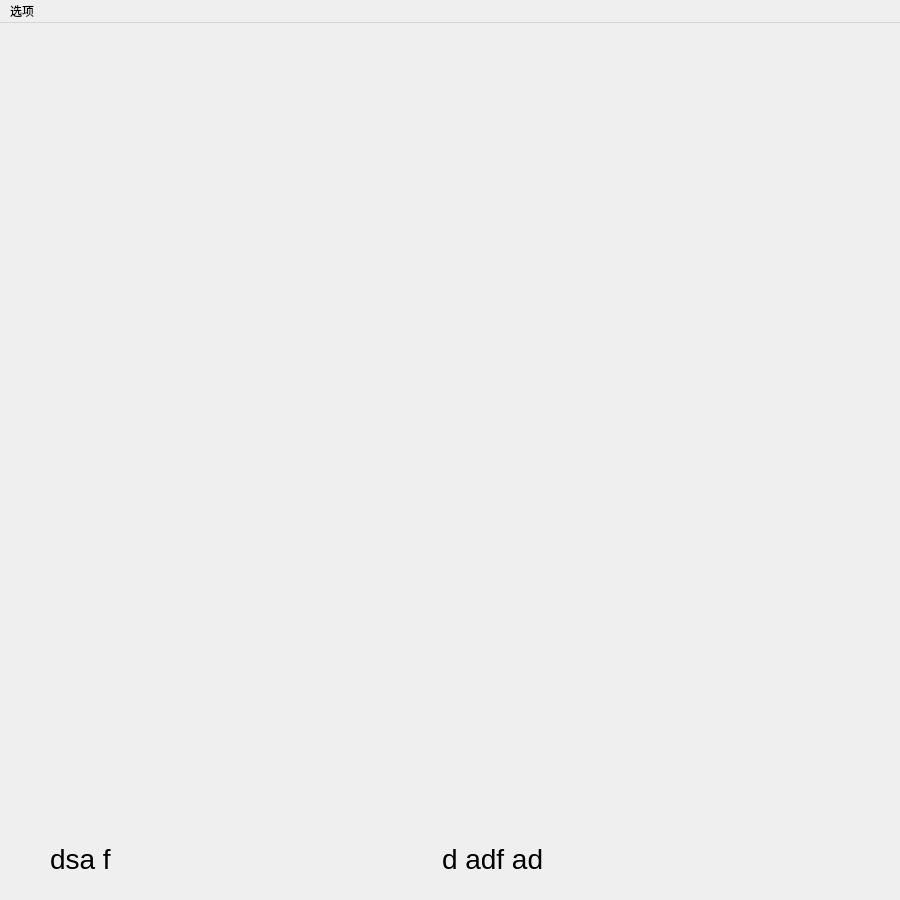
<?xml version="1.0" encoding="UTF-8"?>
<ui version="4.0">
 <class>Tetris</class>
 <widget class="QMainWindow" name="Tetris">
  <property name="geometry">
   <rect>
    <x>0</x>
    <y>0</y>
    <width>900</width>
    <height>900</height>
   </rect>
  </property>
  <property name="windowTitle">
   <string>Tetris</string>
  </property>
  <widget class="QWidget" name="centralwidget">
   <widget class="QWidget" name="layoutWidget">
    <property name="geometry">
     <rect>
      <x>50</x>
      <y>800</y>
      <width>501</width>
      <height>71</height>
     </rect>
    </property>
    <layout class="QHBoxLayout" name="horizontalLayout">
     <item>
      <widget class="QLabel" name="label">
       <property name="font">
        <font>
         <pointsize>21</pointsize>
        </font>
       </property>
       <property name="lineWidth">
        <number>9</number>
       </property>
       <property name="midLineWidth">
        <number>5</number>
       </property>
       <property name="text">
        <string>dsa f </string>
       </property>
      </widget>
     </item>
     <item>
      <spacer name="horizontalSpacer">
       <property name="orientation">
        <enum>Qt::Horizontal</enum>
       </property>
       <property name="sizeHint" stdset="0">
        <size>
         <width>40</width>
         <height>20</height>
        </size>
       </property>
      </spacer>
     </item>
     <item>
      <widget class="QLabel" name="label_2">
       <property name="font">
        <font>
         <pointsize>21</pointsize>
        </font>
       </property>
       <property name="text">
        <string>d adf ad </string>
       </property>
      </widget>
     </item>
    </layout>
   </widget>
  </widget>
  <widget class="QMenuBar" name="menuBar">
   <property name="geometry">
    <rect>
     <x>0</x>
     <y>0</y>
     <width>900</width>
     <height>23</height>
    </rect>
   </property>
   <widget class="QMenu" name="menu">
    <property name="title">
     <string>选项</string>
    </property>
    <widget class="QMenu" name="Change_theme">
     <property name="title">
      <string>Change_theme</string>
     </property>
     <addaction name="Classic"/>
     <addaction name="Monogatari"/>
    </widget>
    <addaction name="New_Game"/>
    <addaction name="Shadow_Block"/>
    <addaction name="Change_theme"/>
   </widget>
   <addaction name="menu"/>
  </widget>
  <action name="actionNew_Game">
   <property name="text">
    <string>New_Game</string>
   </property>
  </action>
  <action name="New_Game">
   <property name="text">
    <string>New_Game</string>
   </property>
  </action>
  <action name="Shadow_Block">
   <property name="text">
    <string>Shadow_Block</string>
   </property>
  </action>
  <action name="actionClassic">
   <property name="text">
    <string>Classic</string>
   </property>
  </action>
  <action name="actionMonogatari">
   <property name="text">
    <string>Monogatari</string>
   </property>
  </action>
  <action name="Classic">
   <property name="text">
    <string>Classic</string>
   </property>
  </action>
  <action name="Monogatari">
   <property name="text">
    <string>Monogatari</string>
   </property>
  </action>
 </widget>
 <resources/>
 <connections/>
</ui>
